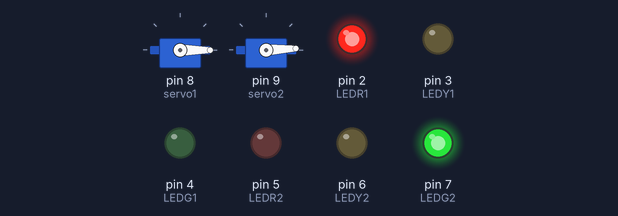
This sketch was run on a simulated Arduino Uno, built with avr-gcc and run on an emulated ATmega328P. On the bench: 2 × servo, output pins drawn as LEDs (lit = HIGH).

Above: at 0.05 s.
At 4.35 s:
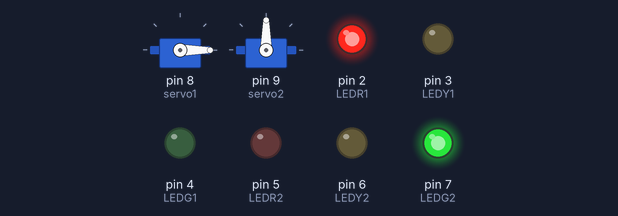
At 6.55 s:
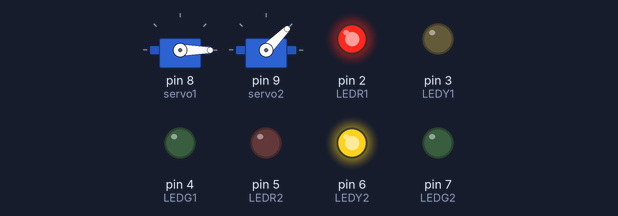
At 8.75 s:
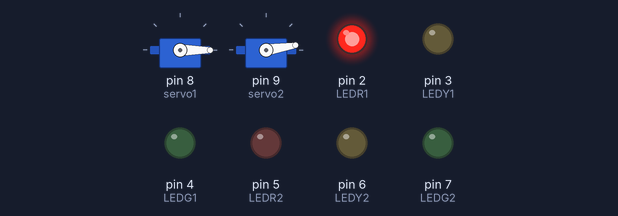
At 13.15 s:
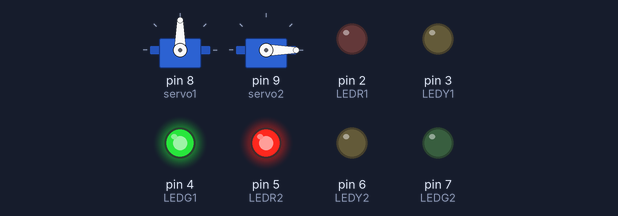
At 17.65 s:
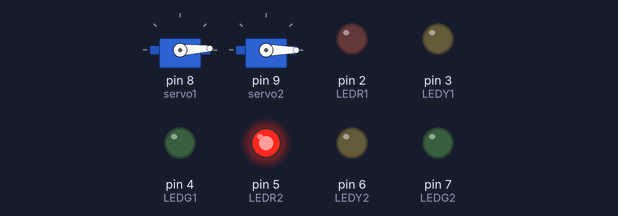
Timing chart, 0 to 23.0 s (numbered marks = the images above):
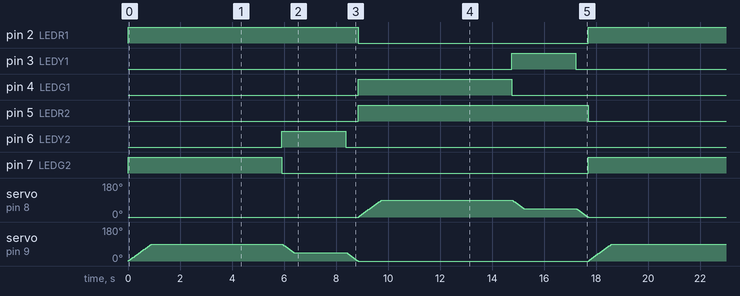

Measured:
- by itself, pin 2 (LEDR1), pin 5 (LEDR2): alternates HIGH for 8.8 s and LOW for 8.8 s
- by itself, pin 3 (LEDY1), pin 6 (LEDY2): alternates HIGH for 2.5 s and LOW for 15.2 s
- by itself, pin 4 (LEDG1), pin 7 (LEDG2): alternates HIGH for 5.9 s and LOW for 11.8 s

The sketch:

trafficlight_withservo.ino
```cpp
#include <Servo.h>

// ----------------------
// Road 1 LEDs
// ----------------------
#define LEDR1 2
#define LEDY1 3
#define LEDG1 4

// ----------------------
// Road 2 LEDs
// ----------------------
#define LEDR2 5
#define LEDY2 6
#define LEDG2 7

// ----------------------
// Servo Objects
// ----------------------
Servo servo1;
Servo servo2;

// ----------------------
// Setup
// ----------------------
void setup() {

  pinMode(LEDR1, OUTPUT);
  pinMode(LEDY1, OUTPUT);
  pinMode(LEDG1, OUTPUT);

  pinMode(LEDR2, OUTPUT);
  pinMode(LEDY2, OUTPUT);
  pinMode(LEDG2, OUTPUT);

  servo1.attach(8);
  servo2.attach(9);

  // Initial Gate Position
  servo1.write(0);
  servo2.write(0);
}

// ----------------------
// Main Loop
// ----------------------
void loop() {

  // ==========================
  // ROAD 2 GREEN
  // ==========================

  digitalWrite(LEDR1, HIGH);
  digitalWrite(LEDG2, HIGH);

  openServo2();

  delay(5000);

  digitalWrite(LEDG2, LOW);
  digitalWrite(LEDY2, HIGH);

  halfServo2();

  delay(2000);

  digitalWrite(LEDY2, LOW);

  closeServo2();

  digitalWrite(LEDR1, LOW);

  // ==========================
  // ROAD 1 GREEN
  // ==========================

  digitalWrite(LEDR2, HIGH);
  digitalWrite(LEDG1, HIGH);

  openServo1();

  delay(5000);

  digitalWrite(LEDG1, LOW);
  digitalWrite(LEDY1, HIGH);

  halfServo1();

  delay(2000);

  digitalWrite(LEDY1, LOW);

  closeServo1();

  digitalWrite(LEDR2, LOW);
}

// ==========================
// SERVO 1 FUNCTIONS
// ==========================

void openServo1() {

  for (int pos = 0; pos <= 90; pos++) {

    servo1.write(pos);
    delay(10);
  }
}

void halfServo1() {

  for (int pos = 90; pos >= 45; pos--) {

    servo1.write(pos);
    delay(10);
  }
}

void closeServo1() {

  for (int pos = 45; pos >= 0; pos--) {

    servo1.write(pos);
    delay(10);
  }
}

// ==========================
// SERVO 2 FUNCTIONS
// ==========================

void openServo2() {

  for (int pos = 0; pos <= 90; pos++) {

    servo2.write(pos);
    delay(10);
  }
}

void halfServo2() {

  for (int pos = 90; pos >= 45; pos--) {

    servo2.write(pos);
    delay(10);
  }
}

void closeServo2() {

  for (int pos = 45; pos >= 0; pos--) {

    servo2.write(pos);
    delay(10);
  }
}
```
